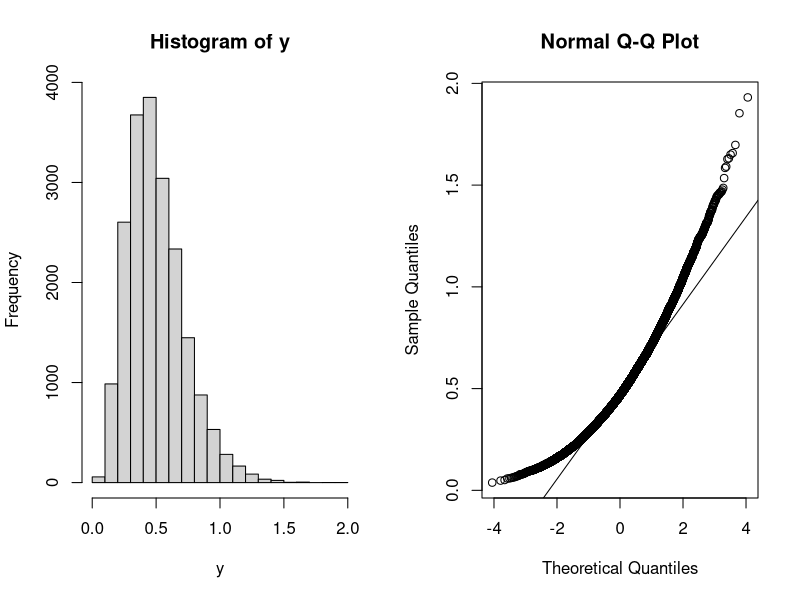
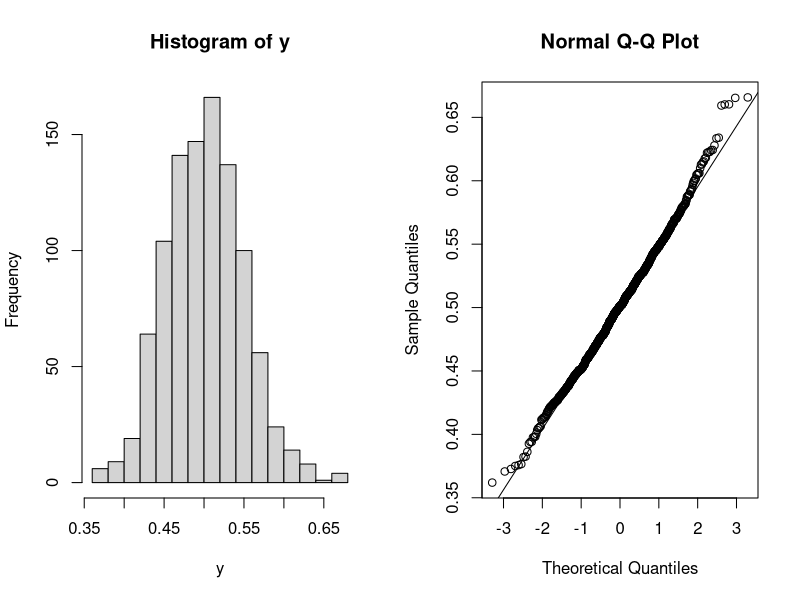

Reproduce these figures in R, in order. (Note: this script raises an error after producing the figures.)
####### some simulation examples

################################
## I. central limit theorem
################################

###### exponential distribution
X0=rexp(100000, rate=2)
## small sample
n=5
X=matrix(X0, ncol=n)
y=rowMeans(X)
par(mfrow=c(1,2))
hist(y)
qqnorm(y); qqline(y)

## increase sample size
n=100
X=matrix(X0, ncol=n)
y=rowMeans(X)
par(mfrow=c(1,2))
hist(y)
qqnorm(y); qqline(y)

## with 100 samples, exponetial distribution converges to normal.

######## Poisson distribution
X0=rpois(10000, lambda=10)
n=5
X=matrix(X0, ncol=n)
y=rowMeans(X)
mypar(mfrow=c(1,2))
hist(y)
qqnorm(y); qqline(y)

## For Poisson distribution, CLT works fine even for 5 samples

###########################################
## II. type I error of one sample t-test
###########################################

nsims=10000
pvals=rep(0, nsims)
for(i in 1:nsims) {
  x = rnorm(100)
  pvals[i] = t.test(x)$p.value
}
mean(pvals<0.05)

hist(pvals)

################################
## III. linear regression
################################
## a function for simulating data
simData=function(b0, b1, X){
  eps=rnorm(n, mean=0, sd=1)
  b0+b1*X+eps
}

## a function for estimating b1
estB1=function(X, Y) {
  a=X-mean(X)
  b=Y-mean(Y)
  sum(a*b)/sum(a^2)
}

## set constants: 1000 simulations, 100 samples, b0 and b1
nsims=1000
n=100
b0=5; b1=0.5

## generate and fix X
X=rnorm(n, mean=5, sd=2)
b1.hat=numeric(1000)
for(isim in 1:nsims) {
  y=simData(b0, b1, X=X)
  b1.hat[isim]=estB1(X, y)
}

## compare observed and theoretical values
mean(b1.hat)
mean(b1.hat - b1) ## bias of the estimated b1

var(b1.hat)  ## empirical variance of the estimated b1.
1/sum((X-mean(X))^2) ## theoretical variance of the estimated b1.

hist(b1.hat) ## follow a normal distribution
qqnorm(b1.hat)
qqline(b1.hat)

